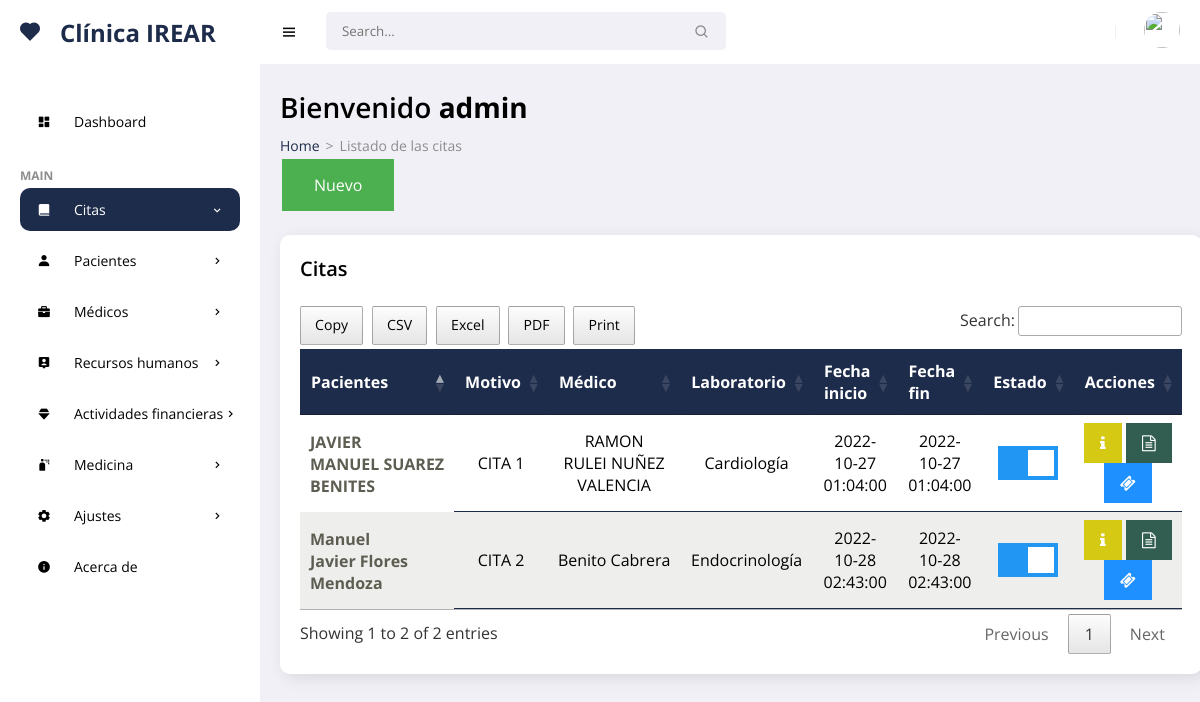
Page /frontend/citas/mostrar.php (signed in) on the committed database.
### tables this page shows
CREATE TABLE `events` (
  `id` int(11) NOT NULL,
  `title` varchar(255) NOT NULL,
  `idpa` int(11) NOT NULL,
  `idodc` int(11) NOT NULL,
  `idlab` int(11) NOT NULL,
  `color` char(14) DEFAULT NULL,
  `start` datetime NOT NULL,
  `end` datetime DEFAULT NULL,
  `state` char(1) NOT NULL,
  `monto` decimal(10,2) NOT NULL,
  `chec` char(1) NOT NULL,
  `fere` timestamp NOT NULL DEFAULT current_timestamp() ON UPDATE current_timestamp()
);

CREATE TABLE `patients` (
  `idpa` int(11) NOT NULL,
  `numhs` char(8) NOT NULL,
  `nompa` varchar(30) NOT NULL,
  `apepa` varchar(30) NOT NULL,
  `direc` varchar(150) NOT NULL,
  `sex` varchar(15) NOT NULL,
  `grup` varchar(15) NOT NULL,
  `phon` char(13) NOT NULL,
  `cump` date NOT NULL,
  `corr` varchar(35) NOT NULL,
  `username` varchar(25) NOT NULL,
  `password` varchar(255) NOT NULL,
  `rol` char(1) NOT NULL,
  `state` char(1) NOT NULL,
  `fere` timestamp NOT NULL DEFAULT current_timestamp() ON UPDATE current_timestamp()
);

CREATE TABLE `doctor` (
  `idodc` int(11) NOT NULL,
  `ceddoc` varchar(15) NOT NULL,
  `nodoc` varchar(35) NOT NULL,
  `apdoc` varchar(35) NOT NULL,
  `nomesp` varchar(100) NOT NULL,
  `direcd` varchar(150) NOT NULL,
  `sexd` varchar(15) NOT NULL,
  `phd` char(13) NOT NULL,
  `nacd` date NOT NULL,
  `corr` varchar(30) NOT NULL,
  `username` varchar(25) NOT NULL,
  `password` varchar(255) NOT NULL,
  `rol` char(1) NOT NULL,
  `state` char(1) NOT NULL,
  `fere` timestamp NOT NULL DEFAULT current_timestamp() ON UPDATE current_timestamp()
);

CREATE TABLE `laboratory` (
  `idlab` int(11) NOT NULL,
  `nomlab` varchar(150) NOT NULL,
  `state` char(1) NOT NULL,
  `fere` timestamp NOT NULL DEFAULT current_timestamp() ON UPDATE current_timestamp()
);

### frontend/citas/mostrar.php (the view, shortened to what this page needs)
<!DOCTYPE html>
<html lang="es">
<head>
    <link href='https://unpkg.com/boxicons@2.0.9/css/boxicons.min.css' rel='stylesheet'>
    <link rel="stylesheet" href="../../backend/css/admin.css">
    <link rel="stylesheet" type="text/css" href="../../backend/css/datatable.css">
    <link rel="stylesheet" type="text/css" href="../../backend/css/buttonsdataTables.css">
    <link rel="stylesheet" type="text/css" href="../../backend/css/font.css">
</head>
<body>
    <section id="sidebar">
        <a href="../admin/escritorio.php" class="brand"><i class='bx bxs-heart icon'></i> Clínica IREAR</a>
        <ul class="side-menu">
            <li><a href="../admin/escritorio.php" ><i class='bx bxs-dashboard icon' ></i> Dashboard</a></li>
            <li class="divider" data-text="main">Main</li>
            <li>
                <a href="#" class="active"><i class='bx bxs-book-alt icon' ></i> Citas <i class='bx bx-chevron-right icon-right' ></i></a>
            </li>
            <li>
                <a href="#"><i class='bx bxs-user icon' ></i> Pacientes <i class='bx bx-chevron-right icon-right' ></i></a>
            </li>
            <li>
                <a href="#"><i class='bx bxs-briefcase icon' ></i> Médicos <i class='bx bx-chevron-right icon-right' ></i></a>
            </li>
            <li>
                <a href="#"><i class='bx bxs-user-pin icon' ></i> Recursos humanos<i class='bx bx-chevron-right icon-right' ></i></a>
            </li>
            <li>
                <a href="#"><i class='bx bxs-diamond icon' ></i> Actividades financieras<i class='bx bx-chevron-right icon-right' ></i></a>
            </li>
            <li>
                <a href="#"><i class='bx bxs-spray-can icon' ></i> Medicina<i class='bx bx-chevron-right icon-right' ></i></a>
            </li>
            <li>
                <a href="#"><i class='bx bxs-cog icon' ></i> Ajustes<i class='bx bx-chevron-right icon-right' ></i></a>
            </li>
           <li><a href="../acerca/mostrar.php"><i class='bx bxs-info-circle icon' ></i> Acerca de</a></
        </ul>
    </section>
    <section id="content">
        <nav>
            <i class='bx bx-menu toggle-sidebar' ></i>
            <form action="#">
                <div class="form-group">
                    <input type="text" placeholder="Search...">
                    <i class='bx bx-search icon' ></i>
                </div>
            </form>
            <div class="profile">
                <img src="https://images.unsplash.com/photo-1517841905240-472988babdf9?ixid=MnwxMjA3fDB8MHxzZWFyY2h8NHx8cGVvcGxlfGVufDB8fDB8fA%3D%3D&ixlib=rb-1.2.1&auto=format&fit=crop&w=500&q=60" alt="">
            </div>
        </nav>
        <main>
            <h1 class="title">Bienvenido <?php echo '<strong>'.$_SESSION['username'].'</strong>'; ?></h1>
            <ul class="breadcrumbs">
                <li><a href="../admin/escritorio.php">Home</a></li>
                <li class="divider">></li>
                <li><a href="#" class="active">Listado de las citas</a></li>
            </ul>
            <button class="button" onclick="location.href='nuevo.php'">Nuevo</button>
          <div class="data">
                <div class="content-data">
                    <div class="head">
                        <h3>Citas</h3>
                    </div>
                   <div class="table-responsive" style="overflow-x:auto;">
                       <?php
require '../../backend/bd/Conexion.php';
$sentencia = $connect->prepare("SELECT events.id, events.title, patients.idpa, patients.numhs,patients.nompa, patients.apepa, doctor.idodc, doctor.ceddoc, doctor.nodoc, doctor.apdoc, laboratory.idlab, laboratory.nomlab, events.start, events.end, events.color, events.state,events.chec,events.monto FROM events INNER JOIN patients ON events.idpa = patients.idpa INNER JOIN doctor ON events.idodc = doctor.idodc INNER JOIN laboratory ON events.idlab = laboratory.idlab ORDER BY id DESC;");
 $sentencia->execute();
$data =  array();
if($sentencia){
  while($r = $sentencia->fetchObject()){
    $data[] = $r;
  }
}
     ?>
     <?php if(count($data)>0):?>
         <table id="example" class="responsive-table">
            <thead>
                <tr>
                    <th scope="col">Pacientes</th>
                    <th scope="col">Motivo</th>
                    <th scope="col">Médico</th>
                    <th scope="col">Laboratorio</th>
                    <th scope="col">Fecha inicio</th>
                    <th scope="col">Fecha fin</th>
                    <th scope="col">Estado</th>
                    <th scope="col">Acciones</th>
                </tr>
            </thead>
            <tbody>
                <?php foreach($data as $d):?>
                    <tr>
                        <th scope="row"><?php echo $d->nompa ?>&nbsp;<?php echo $d->apepa ?></th>
                        <td data-title="Cita"><?php echo $d->title ?></td>
                        <td data-title="Médico"><?php echo $d->nodoc ?>&nbsp;<?php echo $d->apdoc ?></td>
                        <td data-title="Laboratorio"><?php echo $d->nomlab ?></td>
                        <td data-title="Fecha inicio"><?php echo $d->start ?></td>
                        <td data-title="Fecha fin"><?php echo $d->end ?></td>
                        <td data-title="Estado">
                        <label class="switch">
                          <span class="slider"></span>
                        </label>
                        </td>
                        <td>
                <a title="Información" href="../citas/info.php?id=<?php echo $d->id ?>" class="fa fa-info"></a>
                <?php
                                if ($d->chec == '0') {
              echo '<a title="Pago"  href="../citas/money.php?id='.$d->idpa.'" class="fa fa-money"></a>';
                                }else {
                echo '<a title="Boleta"  href="../citas/documento.php?id='.$d->id.'" class="fa fa-file-text-o"></a>';
                echo '<a title="Ticket"  href="../citas/ticket.php?id='.$d->id.'" class="fa fa-ticket"></a>';
                                }
                             ?>
                        </td>
                    </tr>
                    <?php endforeach; ?>
            </tbody>
         </table>
    <?php endif; ?>
                    </div>
                </div>
            </div>
        </main>
    </section>
</body>
</html>

### backend/css/datatable.css (style rules this page uses)
table.dataTable thead>tr>th.sorting,table.dataTable thead>tr>th.sorting_asc,table.dataTable thead>tr>th.sorting_desc,table.dataTable thead>tr>th.sorting_asc_disabled,table.dataTable thead>tr>th.sorting_desc_disabled,table.dataTable thead>tr>td.sorting,table.dataTable thead>tr>td.sorting_asc,table.dataTable thead>tr>td.sorting_desc,table.dataTable thead>tr>td.sorting_asc_disabled,table.dataTable thead>tr>td.sorting_desc_disabled { cursor:pointer;position:relative;padding-right:26px }
table.dataTable thead>tr>th.sorting:before,table.dataTable thead>tr>th.sorting:after,table.dataTable thead>tr>th.sorting_asc:before,table.dataTable thead>tr>th.sorting_asc:after,table.dataTable thead>tr>th.sorting_desc:before,table.dataTable thead>tr>th.sorting_desc:after,table.dataTable thead>tr>th.sorting_asc_disabled:before,table.dataTable thead>tr>th.sorting_asc_disabled:after,table.dataTable thead>tr>th.sorting_desc_disabled:before,table.dataTable thead>tr>th.sorting_desc_disabled:after,table.dataTable thead>tr>td.sorting:before,table.dataTable thead>tr>td.sorting:after,table.dataTable thead>tr>td.sorting_asc:before,table.dataTable thead>tr>td.sorting_asc:after,table.dataTable thead>tr>td.sorting_desc:before,table.dataTable thead>tr>td.sorting_desc:after,table.dataTable thead>tr>td.sorting_asc_disabled:before,table.dataTable thead>tr>td.sorting_asc_disabled:after,table.dataTable thead>tr>td.sorting_desc_disabled:before,table.dataTable thead>tr>td.sorting_desc_disabled:after { position:absolute;display:block;opacity:.125;right:10px;line-height:9px;font-size:.9em }
table.dataTable thead>tr>th.sorting:before,table.dataTable thead>tr>th.sorting_asc:before,table.dataTable thead>tr>th.sorting_desc:before,table.dataTable thead>tr>th.sorting_asc_disabled:before,table.dataTable thead>tr>th.sorting_desc_disabled:before,table.dataTable thead>tr>td.sorting:before,table.dataTable thead>tr>td.sorting_asc:before,table.dataTable thead>tr>td.sorting_desc:before,table.dataTable thead>tr>td.sorting_asc_disabled:before,table.dataTable thead>tr>td.sorting_desc_disabled:before { bottom:50%;content:"▴" }
table.dataTable thead>tr>th.sorting:after,table.dataTable thead>tr>th.sorting_asc:after,table.dataTable thead>tr>th.sorting_desc:after,table.dataTable thead>tr>th.sorting_asc_disabled:after,table.dataTable thead>tr>th.sorting_desc_disabled:after,table.dataTable thead>tr>td.sorting:after,table.dataTable thead>tr>td.sorting_asc:after,table.dataTable thead>tr>td.sorting_desc:after,table.dataTable thead>tr>td.sorting_asc_disabled:after,table.dataTable thead>tr>td.sorting_desc_disabled:after { top:50%;content:"▾" }
table.dataTable thead>tr>th.sorting_asc:before,table.dataTable thead>tr>th.sorting_desc:after,table.dataTable thead>tr>td.sorting_asc:before,table.dataTable thead>tr>td.sorting_desc:after { opacity:.6 }
table.dataTable thead th,table.dataTable thead td,table.dataTable tfoot th,table.dataTable tfoot td { text-align:left }
table.dataTable { width:100%;margin:0 auto;clear:both;border-collapse:separate;border-spacing:0 }
table.dataTable thead th,table.dataTable tfoot th { font-weight:bold }
table.dataTable thead th,table.dataTable thead td { padding:10px;border-bottom:1px solid rgba(0, 0, 0, 0.3) }
table.dataTable tbody tr { background-color:transparent }
table.dataTable tbody th,table.dataTable tbody td { padding:8px 10px }
table.dataTable.no-footer { border-bottom:1px solid rgba(0, 0, 0, 0.3) }
table.dataTable th,table.dataTable td { box-sizing:content-box }

### rows in the picture
events: idpa.nompa "Manuel Javier", idpa.apepa "Flores Mendoza", title "CITA 2", idodc.nodoc "Benito", idodc.apdoc "Cabrera", idlab.nomlab "Endocrinología", start "2022-10-28 02:43:00", end "2022-10-28 02:43:00"
events: idpa.nompa "JAVIER MANUEL", idpa.apepa "SUAREZ BENITES", title "CITA 1", idodc.nodoc "RAMON RULEI", idodc.apdoc "NUÑEZ VALENCIA", idlab.nomlab "Cardiología", start "2022-10-27 01:04:00", end "2022-10-27 01:04:00"

### other values in the picture
$_SESSION['username'] "admin"
